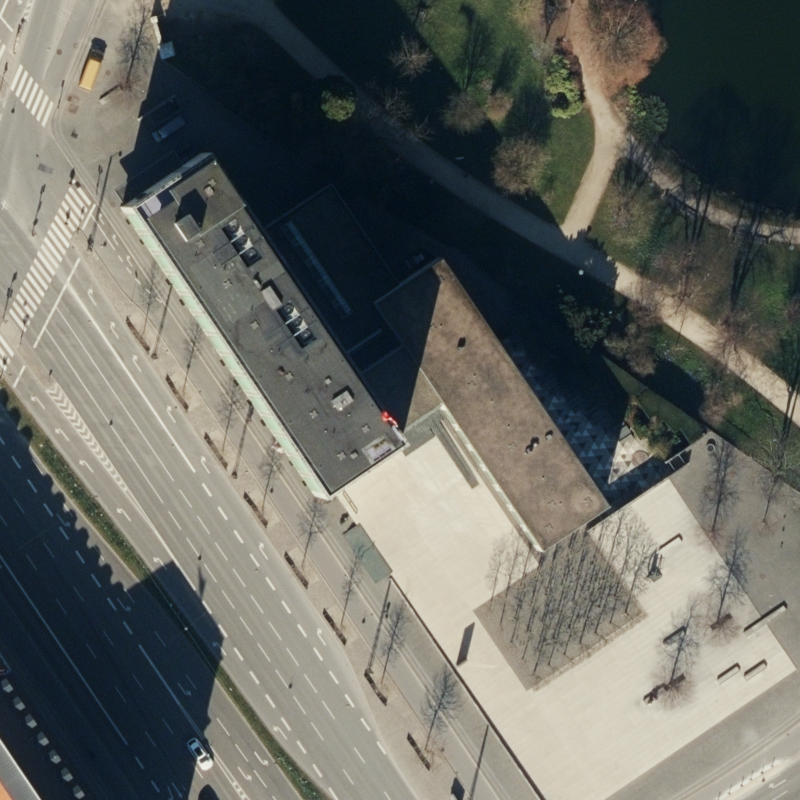
#> input picture tests/test_images/get_img_map.png, 800 x 800 px
$ python -i image_handling.py   (imports and definitions only)
#> lines starting #> are read from the running program, lines starting #| are printed output that depends on the picture; after the words box and inside, x2 and y2 are one past the last pixel; in counts of white or black regions, pixels touching at a corner belong together
#> further down, picture is the input picture: PIL image 800x800 RGB; mean R, G, B 103.5, 105.1, 99.2
import numpy as np
from PIL import Image


def greyscale_to_binary_image(img, thresshold=127):
    return img.point(lambda p: 255 if p > np.uint8(thresshold) else 0).convert("1")


def isolate_building(buildImg):
    """Given a greyscale image centered on a shape it returns a binary image of
    only the shape.
    """
    if buildImg.mode != "L":
        buildImg = buildImg.convert("L")
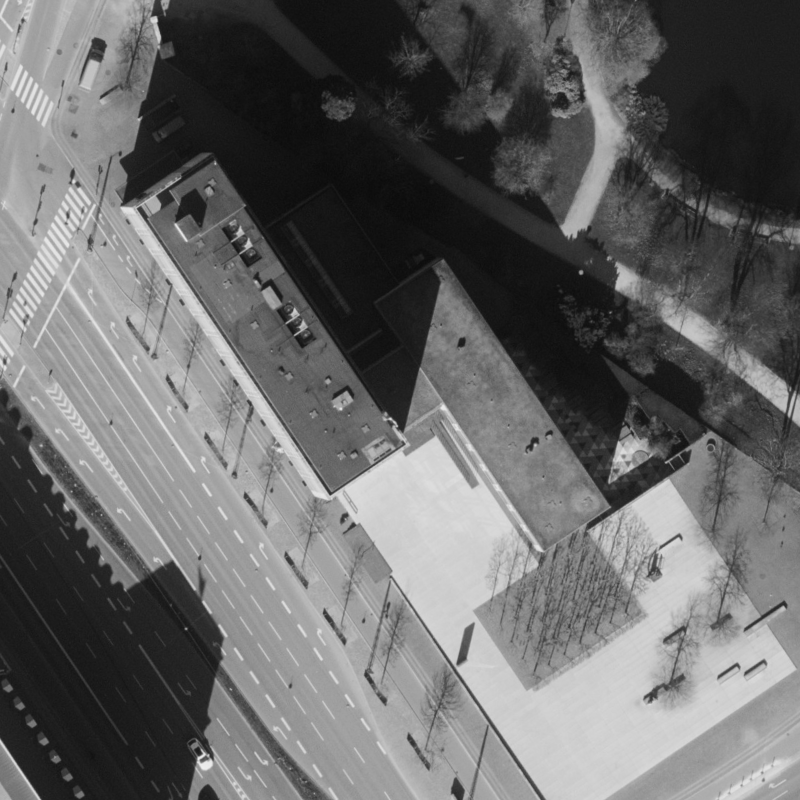
#> buildImg: PIL image 800x800 L; min 10, max 238, mean 104
    arr = np.asarray(buildImg).copy()
    x, y = arr.shape
#> x = 800; y = 800
    x, y = x // 2, y // 2
#> x = 400; y = 400
    points = set([(x, y)])
    while len(points) > 0:
        x, y = points.pop()
        arr[x][y] = np.uint8(255)
        _checkNeighbours(arr, x, y, points)
#> arr: shape (800, 800); under 0.01% of pixels changed, all inside (x1, y1, x2, y2) = (400, 400, 401, 401)
    return greyscale_to_binary_image(Image.fromarray(arr), thresshold=254)
#> in greyscale_to_binary_image, `return img.point(lambda p: 255 if p > np.uint8(thresshold) else 0).con..`:
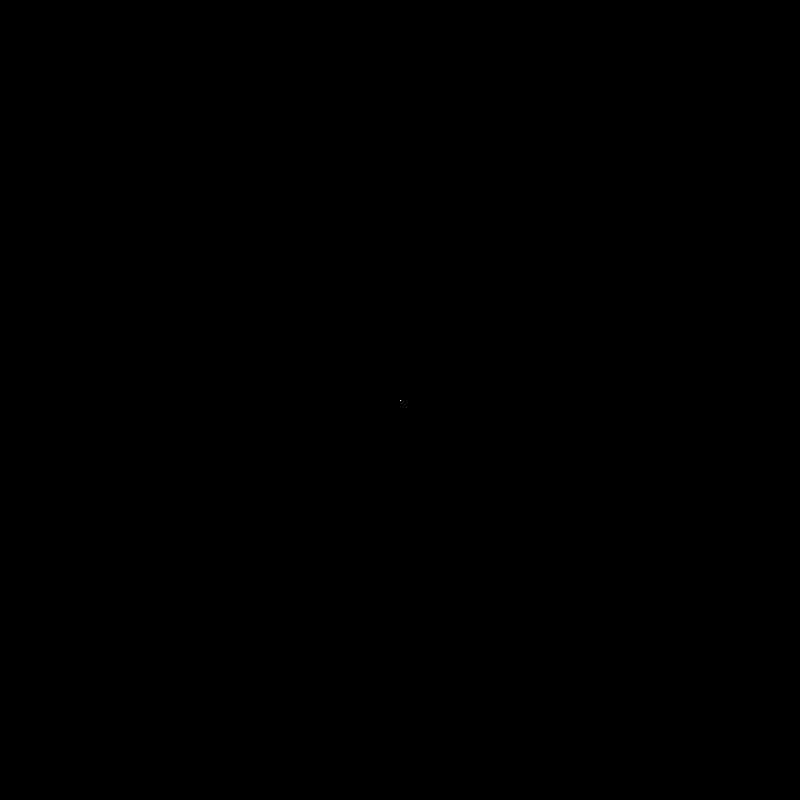
#> returned value: PIL image 800x800 1; 0% white in thin lines or dots, all inside (x1, y1, x2, y2) = (400, 400, 401, 401)


def _checkNeighbours(arr, x, y, points):
    threshold = 50
    x_limit, y_limit = arr.shape
    neighbors = [[x + 1, y], [x - 1, y], [x, y - 1], [x, y + 1]]
    # filter neighbors that are out or range or below threshold
    neighbors = [
        (x, y)
        for x, y in neighbors
        if ((x >= 0 and y >= 0) and (x < x_limit and y < y_limit))
        and arr[x][y] > threshold
        and arr[x][y] < 255
    ]
    for neighbor in neighbors:
        points.add(neighbor)


def combine_images(img1, img2):
    """ Takes two greyscale images and combines them. """
    if (img1.mode, img2.mode) != ("L", "L"):
        raise ValueError("Not a grayscale image")

    img1 = np.asarray(img1).copy()
    img2 = np.asarray(img2).copy()

    img1 = img1 / 2
    img2 = img2 / 2

    combined_img = (img1 + img2).astype(np.uint8)
    return Image.fromarray(combined_img, mode="L")

>>> from PIL import Image
>>> picture = Image.open('../../tests/test_images/get_img_map.png')
>>> result = isolate_building(picture)
